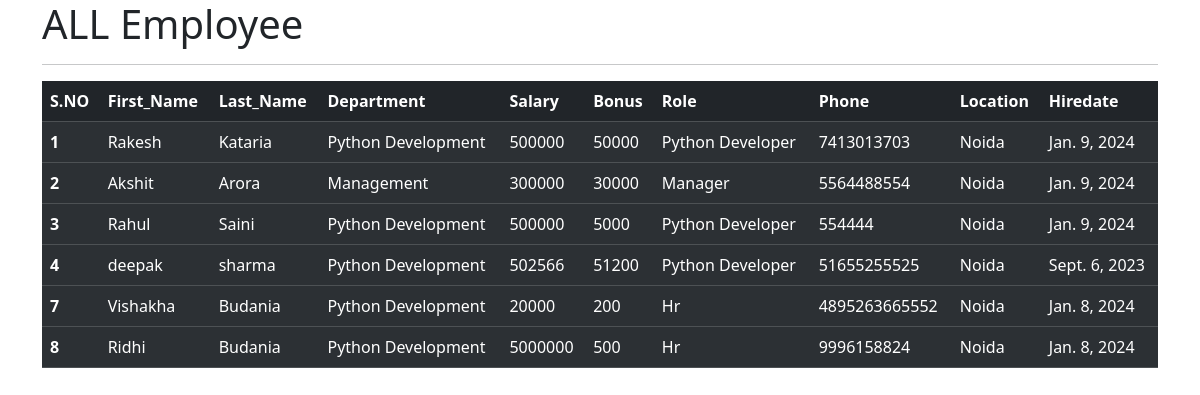
The app's page /all_emp with its own data.
### emp_app/models.py (models this page shows, shortened)
class Employee(models.Model):
  first_name = models.CharField(max_length=100, null=False)
  last_name = models.CharField(max_length=100, null=False)
  dept = models.ForeignKey(Department,on_delete=models.CASCADE)
  Salary = models.IntegerField(default=0)
  Bonus = models.IntegerField(default=0)
  Role= models.ForeignKey(Role,on_delete=models.CASCADE)
  Phone = models.IntegerField(default=0)
  Hire_date = models.DateField()

class Department(models.Model):
  name = models.CharField(max_length=100, null=False)
  location = models.CharField(max_length=100)

class Role(models.Model):
  name = models.CharField(max_length=100, null=False)

### emp_app/views.py (the view)
# urls.py: path('all_emp',views.all_emp,name='all_emp'),
def all_emp(request):
    emps = Employee.objects.all()
    context ={
        'emps':emps
    }
    return render(request,'all_emp.html',context)

### emp_app/templates/all_emp.html (shortened to what this page needs)
<!doctype html>
<html lang="en">
  <head>
    <link href="https://cdn.jsdelivr.net/npm/bootstrap@5.3.2/dist/css/bootstrap.min.css" rel="stylesheet">
  </head>
  <body>
    <div class="container">
    <h1>ALL Employee</h1>
    <hr>
    <table class="table table-dark table-striped">
        <thead>
          <tr>
            <th scope="col">S.NO</th>
            <th scope="col">First_Name</th>
            <th scope="col">Last_Name</th>
            <th scope="col">Department</th>
            <th scope="col">Salary</th>
            <th scope="col">Bonus</th>
            <th scope="col">Role</th>
            <th scope="col">Phone</th>
            <th scope="col">Location</th>
            <th scope="col">Hiredate</th>
          </tr>
        </thead>
        {% for emp in emps %}
        <tbody>
          <tr>
            <th scope="row">{{emp.id}}</th>
            <td>{{emp.first_name}}</td>
            <td>{{emp.last_name}}</td>
            <td>{{emp.dept.name}}</td>
            <td>{{emp.Salary}}</td>
            <td>{{emp.Bonus}}</td>
            <td>{{emp.Role.name}}</td>
            <td>{{emp.Phone}}</td>
            <td>{{emp.dept.location}}</td>
            <td>{{emp.Hire_date}}</td>
          </tr>
        </tbody>
        {% endfor %}
      </table>
    </div>
  </body>
</html>

### records on screen
Employee: id "1", first_name "Rakesh", last_name "Kataria", dept.name "Python Development", Salary "500000", Bonus "50000", Role.name "Python Developer", Phone "7413013703", dept.location "Noida", Hire_date "Jan. 9, 2024"
Employee: id "2", first_name "Akshit", last_name "Arora", dept.name "Management", Salary "300000", Bonus "30000", Role.name "Manager", Phone "5564488554", dept.location "Noida", Hire_date "Jan. 9, 2024"
Employee: id "3", first_name "Rahul", last_name "Saini", dept.name "Python Development", Salary "500000", Bonus "5000", Role.name "Python Developer", Phone "554444", dept.location "Noida", Hire_date "Jan. 9, 2024"
Employee: id "4", first_name "deepak", last_name "sharma", dept.name "Python Development", Salary "502566", Bonus "51200", Role.name "Python Developer", Phone "51655255525", dept.location "Noida", Hire_date "Sept. 6, 2023"
Employee: id "7", first_name "Vishakha", last_name "Budania", dept.name "Python Development", Salary "20000", Bonus "200", Role.name "Hr", Phone "4895263665552", dept.location "Noida", Hire_date "Jan. 8, 2024"
Employee: id "8", first_name "Ridhi", last_name "Budania", dept.name "Python Development", Salary "5000000", Bonus "500", Role.name "Hr", Phone "9996158824", dept.location "Noida", Hire_date "Jan. 8, 2024"
